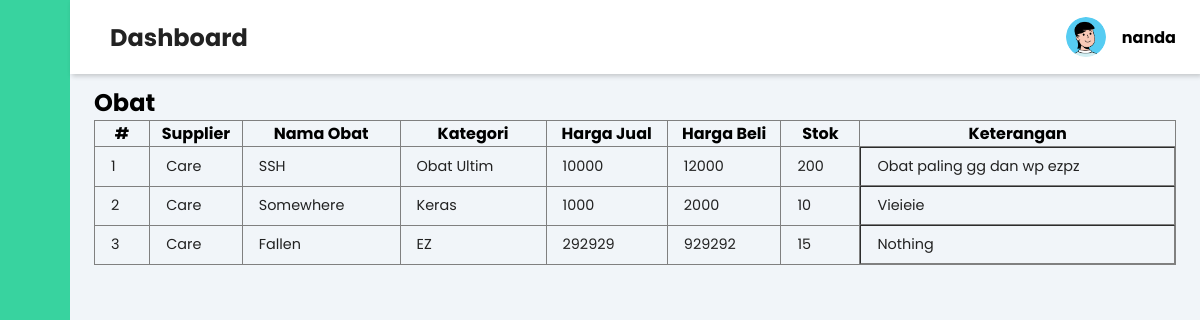
The app's page /Obat/index.php (signed in) with its own data.
### tables this page shows
CREATE TABLE `tb_obat` (
  `idobat` int(11) NOT NULL,
  `idsupplier` varchar(4) NOT NULL,
  `namaobat` varchar(100) NOT NULL,
  `kategoriobat` varchar(10) NOT NULL,
  `hargajual` double NOT NULL,
  `hargabeli` double NOT NULL,
  `stok_obat` int(11) NOT NULL,
  `keterangan` text NOT NULL
);

CREATE TABLE `tb_supplier` (
  `idsupplier` int(11) NOT NULL,
  `perusahaan` varchar(100) NOT NULL,
  `telp` varchar(20) NOT NULL,
  `alamat` text NOT NULL,
  `keteranganSupplier` text NOT NULL
);

### functions.php (called while the page is built, shortened)
<?php
function readdata($result)
{
    $rows = [];
    while ($row = mysqli_fetch_assoc($result)) {
        $rows[] = $row;
    }
    return $rows;
}

### Obat/index.php (the view, shortened to what this page needs)
<?php
require_once '../koneksi.php';
require_once '../templates/header.php';
?>
<div class="main-content">
    <header>
        <h2>
            <label for="nav-toggle">
                <span class="las la-bars"></span>
            </label> Dashboard
        </h2>
        <div class="user-wrapper">
            <img src="../Dashboard//img/Avatar.png" width="40px" height="40px" alt="">
            <div>
                <h4><?= $_SESSION['userlogin'] ?></h4>
            </div>
        </div>
    </header>
    <main>
        <?php
        $queryObat = "SELECT * FROM tb_obat JOIN tb_supplier ON tb_obat.idsupplier = tb_supplier.idsupplier";
        $resultObat = mysqli_query($conn, $queryObat);
        $readObat = readData($resultObat);
        ?>
        <h2>Obat</h2>
        <table width=100% border=1>
            <tr class="thead">
                <th>#</th>
                <th>Supplier</th>
                <th>Nama Obat</th>
                <th>Kategori</th>
                <th>Harga Jual</th>
                <th>Harga Beli</th>
                <th>Stok</th>
                <th>Keterangan</th>
            </tr>
            <?php $i = 1; ?>
            <?php foreach ($readObat as $r) : ?>
                <tr class="tbody">
                    <td><?= $i++; ?></td>
                    <td><?= $r['perusahaan']; ?></td>
                    <td><?= $r['namaobat']; ?></td>
                    <td><?= $r['kategoriobat']; ?></td>
                    <td><?= $r['hargajual']; ?></td>
                    <td><?= $r['hargabeli']; ?></td>
                    <td><?= $r['stok_obat']; ?></td>
                    <td><?= $r['keterangan']; ?></td>
                </tr>
            <?php endforeach; ?>
        </table>
    </main>
</div>
<?php require_once '../templates/footer.php'; ?>

### templates/header.php (shortened to what this page needs)
<!DOCTYPE html>
<html lang="en">
<head>
    <link rel="stylesheet" href="https://maxst.icons8.com/vue-static/landings/line-awesome/line-awesome/1.3.0/css/line-awesome.min.css">
    <link rel="stylesheet" href="../templates/css/style.css">
</head>
<body>
    <div class="sidebar">
        <div class="sidebar-brand">
            <h2><span class="las la-clinic-medical"></span> <span>MyApotek</span></h2>
        </div>
        <div class="sidebar-menu">
            <ul>
                <li>
                    <a href="../Obat/index.php"><span class="las la-stethoscope"></span>
                        <span>Obat</span></a>
                </li>
                <li>
                    <a href="../karyawan/index.php"><span class="las la-user"></span>
                        <span>Karyawan</span></a>
                </li>
                <li>
                    <a href="../Pelanggan/index.php"><span class="las la-user-injured"></span>
                        <span>Pelanggan</span></a>
                </li>
                <li>
                    <a href="../Supplier/index.php"><span class="las la-book-medical"></span>
                        <span>Supplier</span></a>
                </li>
            </ul>
        </div>
    </div>

### templates/footer.php
</body>
</html>

### templates/css/style.css (style rules this page uses)
:root { --main-color: #38d39f; --color-dark: #1D2231; --text-grey: #8390A2; }
* { padding: 0; margin: 0; box-sizing: border-box; list-style-type: none; text-decoration: none; font-family: 'Poppins', sans-serif; }
.sidebar { width: 345px; position: fixed; left: 0; top: 0; height: 100%; background: var(--main-color); z-index: 100; transition: width 300ms; }
.sidebar-brand { height: 90px; padding: 1rem 0rem 1rem 2rem; color: #fff; }
.sidebar-menu { margin-top: 1rem; }
.sidebar-menu li { width: 100%; margin-bottom: 1.7rem; padding-left: 1rem; }
.sidebar-menu a { padding-left: 1rem; display: block; color: #fff; font-size: 1.1rem; }
.sidebar-menu a span:first-child { font-size: 1.5rem; padding-right: 1rem; }
.main-content { transition: margin-left 300ms; margin-left: 345px; }
header { background: #fff; display: flex; justify-content: space-between; padding: 1rem 1.5rem; box-shadow: 2px 2px 5px rgba(0, 0, 0, 0.2); position: fixed; left: 345px; width: calc(100% - 345px); top: 0; z-index: 100; transition: left 300ms; }
header h2 { color: #222; }
header label span { font-size: 1.7rem; padding-right: 1rem; }
.user-wrapper { display: flex; align-items: center; }
.user-wrapper img { border-radius: 50%; margin-right: 1rem; }
main { padding: 85px 1.5rem; background: #f1f5f9; height: 100vh; }
table { border-collapse: collapse; }
td { padding: .5rem 1rem; font-size: .9rem; color: #222; }
tr td:last-child { display: flex; align-items: center; }
@media only screen and (max-width: 1200px) { .sidebar { width: 70px; } }
@media only screen and (max-width: 1200px) { .sidebar .sidebar-brand, .sidebar li { padding-left: 1rem; text-align: center; } }
@media only screen and (max-width: 1200px) { .sidebar li a { padding-left: 0rem; } }
@media only screen and (max-width: 1200px) { .main-content { margin-left: 70px; } }
@media only screen and (max-width: 1200px) { .main-content header { width: calc(100% - 70px); left: 70px; } }

### records on screen
tb_obat: idsupplier.perusahaan "Care", namaobat "SSH", kategoriobat "Obat Ultim", hargajual "10000", hargabeli "12000", stok_obat "200", keterangan "Obat paling gg dan wp ezpz"
tb_obat: idsupplier.perusahaan "Care", namaobat "Somewhere", kategoriobat "Keras", hargajual "1000", hargabeli "2000", stok_obat "10", keterangan "Vieieie"
tb_obat: idsupplier.perusahaan "Care", namaobat "Fallen", kategoriobat "EZ", hargajual "292929", hargabeli "929292", stok_obat "15", keterangan "Nothing"

### other values on screen
$_SESSION['userlogin'] "nanda"
